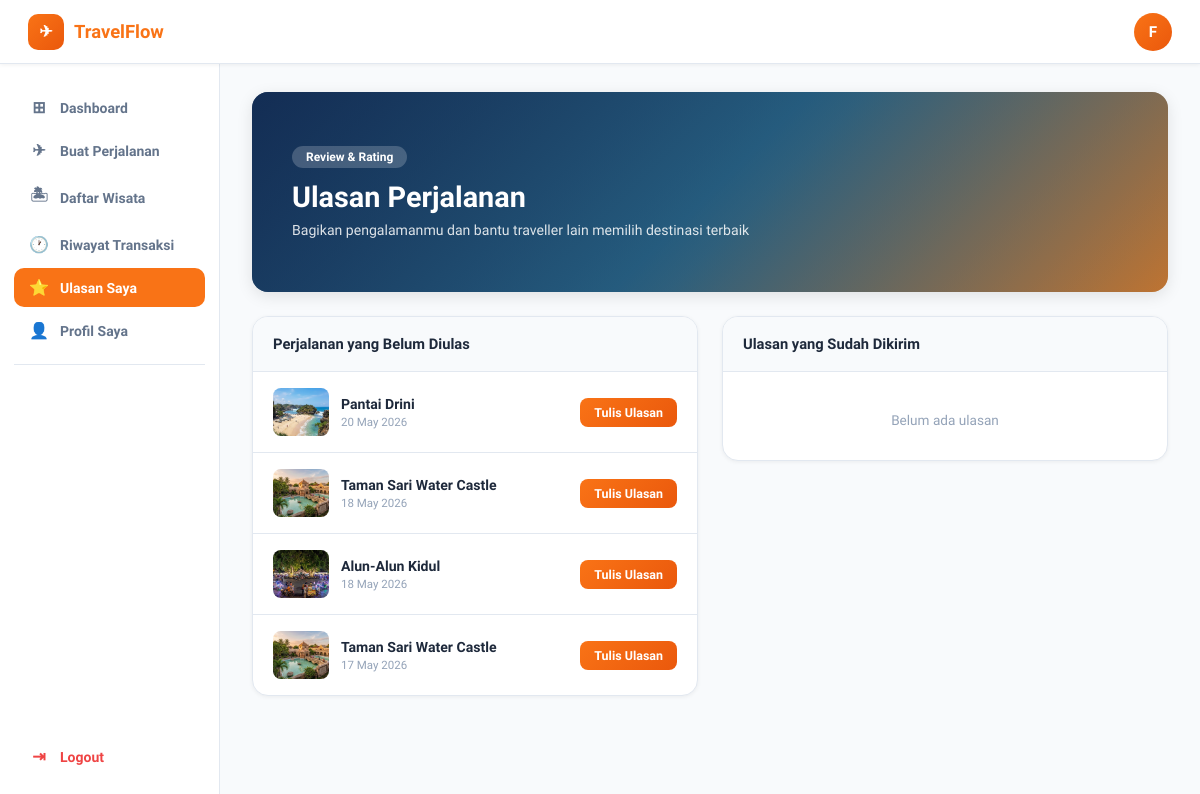
The app's page /user/ulasan.php (signed in) with its own data.
### tables this page shows
CREATE TABLE `transaksi` (
  `id_transaksi` int(11) NOT NULL,
  `id_user` int(11) NOT NULL,
  `id_wisata` int(11) NOT NULL,
  `id_paket` int(11) NOT NULL,
  `id_kendaraan` int(11) NOT NULL,
  `id_hotel` int(11) DEFAULT NULL,
  `jumlah_hari` int(11) DEFAULT 1,
  `titik_jemput` varchar(150) DEFAULT NULL,
  `jumlah_orang` int(11) NOT NULL,
  `tanggal` date NOT NULL,
  `nama_pemesan` varchar(150) DEFAULT NULL,
  `no_telp` varchar(30) DEFAULT NULL,
  `kode_booking` varchar(50) DEFAULT NULL,
  `total` decimal(12,2) NOT NULL,
  `status` enum('pending','confirmed','cancelled') DEFAULT 'confirmed',
  `created_at` timestamp NOT NULL DEFAULT current_timestamp()
);

CREATE TABLE `wisata` (
  `id_wisata` int(11) NOT NULL,
  `nama_wisata` varchar(150) NOT NULL,
  `lokasi` varchar(150) NOT NULL,
  `deskripsi` text DEFAULT NULL,
  `gambar` varchar(255) DEFAULT NULL,
  `harga` decimal(10,2) NOT NULL,
  `kategori` varchar(100) DEFAULT NULL
);

### user/ulasan.php (the view, shortened to what this page needs)
<?php
include '../config/koneksi.php';
$id_user = $_SESSION['user'];
$nama    = $_SESSION['nama'];
$inisial = strtoupper(substr($nama, 0, 1));
$transaksi_belum = mysqli_query($conn, "
    SELECT t.*, w.nama_wisata, w.gambar
    FROM transaksi t
    JOIN wisata w ON t.id_wisata = w.id_wisata
    LEFT JOIN ulasan u ON t.id_transaksi = u.id_transaksi AND u.id_user = $id_user
    WHERE t.id_user = $id_user AND u.id_ulasan IS NULL
    ORDER BY t.tanggal DESC
");
$ulasan_saya = mysqli_query($conn, "
    SELECT u.*, w.nama_wisata, w.gambar
    FROM ulasan u
    JOIN wisata w ON u.id_wisata = w.id_wisata
    WHERE u.id_user = $id_user
    ORDER BY u.created_at DESC
");
?>
<!DOCTYPE html>
<html lang="id">
<head>
    <link href="../assets/css/ulasan.css" rel="stylesheet">
    <link href="../assets/css/sidebar.css" rel="stylesheet">
    <link href="../assets/css/sidebar.css" rel="stylesheet">
</head>
<body>
<nav class="tf-navbar">
    <a href="dashboard.php" class="brand">
        <div class="brand-icon">✈</div>
        TravelFlow
    </a>
    <div class="nav-user" title="<?= htmlspecialchars($nama) ?>"><?= $inisial ?></div>
</nav>
<div class="tf-layout">
    <aside class="tf-sidebar">
        <a href="dashboard.php" class="sidebar-item"><span class="si-icon">⊞</span> Dashboard</a>
        <a href="rencana.php" class="sidebar-item"><span class="si-icon">✈</span> Buat Perjalanan</a>
        <a href="wisata.php" class="sidebar-item"><span class="si-icon">🏝</span> Daftar Wisata</a>
        <a href="riwayat.php" class="sidebar-item"><span class="si-icon">🕐</span> Riwayat Transaksi</a>
        <a href="ulasan.php" class="sidebar-item active"><span class="si-icon">⭐</span> Ulasan Saya</a>
        <a href="profil.php" class="sidebar-item"><span class="si-icon">👤</span> Profil Saya</a>
        <div class="sidebar-divider"></div>
        <div class="sidebar-logout">
            <a href="../auth/logout.php" class="sidebar-item"><span class="si-icon">⇥</span> Logout</a>
        </div>
    </aside>
    <main class="tf-main">
        <div class="ulasan-header">
            <div class="ulasan-header-overlay"></div>
            <div class="ulasan-header-content">
                <div class="ulasan-badge"> Review & Rating</div>
                <h1>Ulasan Perjalanan</h1>
                <p>Bagikan pengalamanmu dan bantu traveller lain memilih destinasi terbaik</p>
            </div>
        </div>
        <div class="ulasan-layout">
            <div class="ulasan-left">
                <div class="section-card">
                    <div class="section-card-title"> Perjalanan yang Belum Diulas</div>
                    <?php if (mysqli_num_rows($transaksi_belum) == 0): ?>
                    <div class="empty-ulasan">
                        <div></div>
                        <p>Semua perjalanan sudah diulas!</p>
                    </div>
                    <?php else: ?>
                    <?php while ($t = mysqli_fetch_assoc($transaksi_belum)): ?>
                    <div class="ulasan-item" id="item-<?= $t['id_transaksi'] ?>">
                        <div class="ulasan-item-header">
                            <div class="ulasan-item-img">
                                <?php if (!empty($t['gambar'])): ?>
                                    <img src="../assets/img/wisata/<?= htmlspecialchars($t['gambar']) ?>" alt="">
                                <?php else: ?>
                                    <div class="ulasan-img-placeholder"></div>
                                <?php endif; ?>
                            </div>
                            <div class="ulasan-item-info">
                                <div class="ulasan-wisata"><?= htmlspecialchars($t['nama_wisata']) ?></div>
                                <div class="ulasan-tanggal"> <?= date('d M Y', strtotime($t['tanggal'])) ?></div>
                            </div>
                            <button class="btn-tulis-ulasan" onclick="toggleForm(<?= $t['id_transaksi'] ?>)">
                                Tulis Ulasan
                            </button>
                        </div>
                    </div>
                    <?php endwhile; ?>
                    <?php endif; ?>
                </div>
            </div>
            <div class="ulasan-right">
                <div class="section-card">
                    <div class="section-card-title"> Ulasan yang Sudah Dikirim</div>
                    <?php if (mysqli_num_rows($ulasan_saya) == 0): ?>
                    <div class="empty-ulasan">
                        <p>Belum ada ulasan</p>
                    </div>
                    <?php endif; ?>
                </div>
            </div>
        </div>
    </main>
</div>
</body>
</html>

### assets/css/sidebar.css (style rules this page uses)
.tf-sidebar { width: var(--sidebar-width); background: #fff; border-right: 1px solid var(--border); padding: 24px 14px; position: fixed; top: var(--nav-h); left: 0; bottom: 0; overflow-y: auto; display: flex; flex-direction: column; gap: 4px; }
.tf-sidebar .sidebar-item { display: flex; align-items: center; gap: 10px; padding: 10px 14px; border-radius: var(--radius-sm); font-size: .875rem; font-weight: 600; color: var(--text-sub); transition: background .18s, color .18s; text-decoration: none; }
.tf-sidebar .sidebar-item .si-icon { font-size: 1rem; width: 22px; text-align: center; }
.tf-sidebar .sidebar-item.active { background: var(--primary); color: #fff; }
.tf-sidebar .sidebar-divider { height: 1px; background: var(--border); margin: 10px 0; }
.tf-sidebar .sidebar-logout { margin-top: auto; padding-top: 16px; }
.tf-sidebar .sidebar-logout .sidebar-item { color: #ef4444; }

### records on screen
transaksi: id_wisata.gambar (picture), id_wisata.nama_wisata "Pantai Drini", tanggal "20 May 2026"
transaksi: id_wisata.gambar (picture), id_wisata.nama_wisata "Taman Sari Water Castle", tanggal "18 May 2026"
transaksi: id_wisata.gambar (picture), id_wisata.nama_wisata "Alun-Alun Kidul", tanggal "18 May 2026"
transaksi: id_wisata.gambar (picture), id_wisata.nama_wisata "Taman Sari Water Castle", tanggal "17 May 2026"

### other values on screen
$inisial "F"
